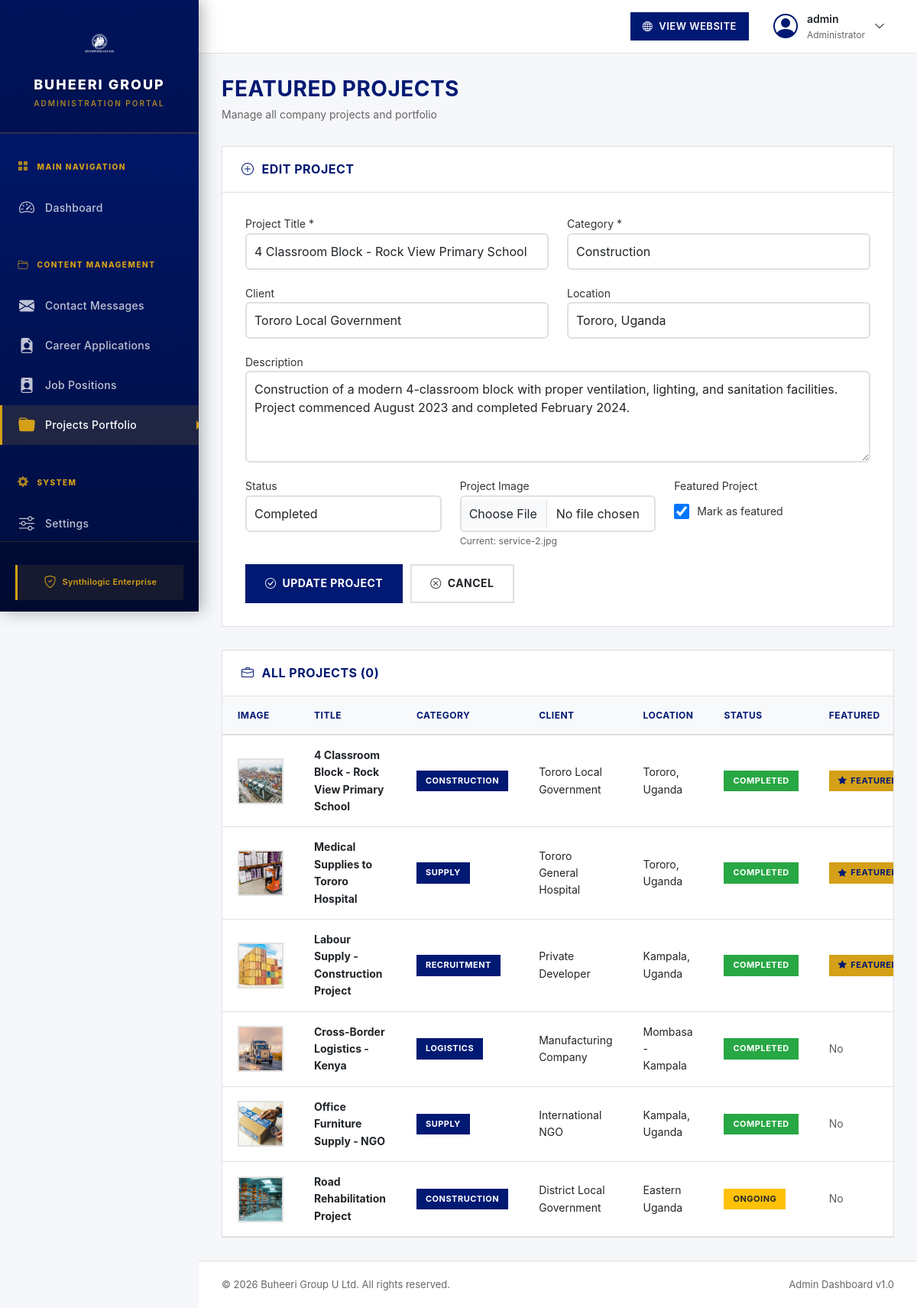
Page /admin/projects.php?edit=1 (signed in) on the committed database.
### tables this page shows
CREATE TABLE projects (
    id INT AUTO_INCREMENT PRIMARY KEY,
    title VARCHAR(255) NOT NULL,
    description TEXT,
    category ENUM('construction', 'supply', 'logistics', 'recruitment', 'general') NOT NULL,
    client VARCHAR(255),
    location VARCHAR(255),
    start_date DATE,
    end_date DATE,
    budget DECIMAL(15,2),
    image_url VARCHAR(500),
    gallery_images TEXT COMMENT 'JSON array of image URLs',
    status ENUM('active', 'completed', 'ongoing', 'inactive') DEFAULT 'active',
    featured BOOLEAN DEFAULT FALSE,
    display_order INT DEFAULT 0,
    created_at TIMESTAMP DEFAULT CURRENT_TIMESTAMP,
    updated_at TIMESTAMP DEFAULT CURRENT_TIMESTAMP ON UPDATE CURRENT_TIMESTAMP,
    INDEX idx_category (category),
    INDEX idx_status (status),
    INDEX idx_featured (featured),
    INDEX idx_order (display_order)
);

### admin/projects.php (the view, shortened to what the rows shown need)
<?php
require_once '../includes/database.php';
$db = new Database();
$editProject = null;
if (isset($_GET['edit']) && $_GET['edit']) {
    $editProject = $db->getProjectById($_GET['edit']);
}
$page = isset($_GET['page']) ? (int)$_GET['page'] : 1;
$perPage = 10;
$projects = $db->getAllProjects($page, $perPage);
?>
<!DOCTYPE html>
<html lang="en">
<head>
    <link href="../assets/vendor/bootstrap/css/bootstrap.min.css" rel="stylesheet">
    <link href="../assets/vendor/bootstrap-icons/bootstrap-icons.css" rel="stylesheet">
    <link href="assets/css/admin.css" rel="stylesheet">
</head>
<body>
    <div class="main-content">
        <div class="content-wrapper">
            <div class="page-header">
                <h1>Featured Projects</h1>
            </div>
            <div class="activity-card" style="margin-bottom: 30px;">
                <div class="card-body" style="padding: 30px;">
                    <form method="POST" action="projects.php" enctype="multipart/form-data">
                        <div class="row">
                            <div class="col-md-6">
                                <div class="form-group" style="margin-bottom: 20px;">
                                    <label>Project Title *</label>
                                    <input type="text" name="title" class="form-control" required
                                           value="<?php echo htmlspecialchars($editProject['title'] ?? ''); ?>"
                                           style="width: 100%; padding: 10px; border: 2px solid #e0e0e0;">
                                </div>
                            </div>
                            <div class="col-md-6">
                                <div class="form-group" style="margin-bottom: 20px;">
                                    <label>Category *</label>
                                    <select name="category" class="form-control" required
                                            style="width: 100%; padding: 10px; border: 2px solid #e0e0e0;">
                                        <option value="construction" <?php echo (isset($editProject['category']) && $editProject['category'] === 'construction') ? 'selected' : ''; ?>>Construction</option>
                                    </select>
                                </div>
                            </div>
                        </div>
                        <div class="row">
                            <div class="col-md-6">
                                <div class="form-group" style="margin-bottom: 20px;">
                                    <label>Client</label>
                                    <input type="text" name="client" class="form-control"
                                           value="<?php echo htmlspecialchars($editProject['client'] ?? ''); ?>"
                                           style="width: 100%; padding: 10px; border: 2px solid #e0e0e0;">
                                </div>
                            </div>
                            <div class="col-md-6">
                                <div class="form-group" style="margin-bottom: 20px;">
                                    <label>Location</label>
                                    <input type="text" name="location" class="form-control"
                                           value="<?php echo htmlspecialchars($editProject['location'] ?? ''); ?>"
                                           style="width: 100%; padding: 10px; border: 2px solid #e0e0e0;">
                                </div>
                            </div>
                        </div>
                        <div class="form-group" style="margin-bottom: 20px;">
                            <label>Description</label>
                            <textarea name="description" class="form-control" rows="4"
                                      style="width: 100%; padding: 10px; border: 2px solid #e0e0e0;"><?php echo htmlspecialchars($editProject['description'] ?? ''); ?></textarea>
                        </div>
                        <div class="row">
                            <div class="col-md-4">
                                <div class="form-group" style="margin-bottom: 20px;">
                                    <label>Status</label>
                                    <select name="status" class="form-control"
                                            style="width: 100%; padding: 10px; border: 2px solid #e0e0e0;">
                                        <option value="completed" <?php echo (isset($editProject['status']) && $editProject['status'] === 'completed') ? 'selected' : ''; ?>>Completed</option>
                                    </select>
                                </div>
                            </div>
                            <div class="col-md-4">
                                <div class="form-group" style="margin-bottom: 20px;">
                                    <label>Project Image</label>
                                    <input type="file" name="image" class="form-control" accept="image/*"
                                           style="width: 100%; padding: 10px; border: 2px solid #e0e0e0;">
                                    <?php if ($editProject && isset($editProject['image_url']) && $editProject['image_url']): ?>
                                        <small style="color: #666;">Current: <?php echo basename($editProject['image_url']); ?></small>
                                    <?php endif; ?>
                                </div>
                            </div>
                            <div class="col-md-4">
                                <div class="form-group" style="margin-bottom: 20px;">
                                    <label style="display: flex; align-items: center; gap: 10px; margin-top: 10px;">
                                        <input type="checkbox" name="featured" value="1"
                                               <?php echo (isset($editProject['featured']) && $editProject['featured']) ? 'checked' : ''; ?>
                                               style="width: 20px; height: 20px;">
                                        <span>Mark as featured</span>
                                    </label>
                                </div>
                            </div>
                        </div>
                    </form>
                </div>
            </div>
            <div class="activity-card">
                <div class="card-body" style="padding: 0;">
                    <?php if (empty($projects)): ?>
                        <div class="no-data">No projects yet.</div>
                    <?php else: ?>
                        <div class="table-responsive">
                            <table class="admin-table">
                                <thead>
                                    <tr>
                                        <th>Image</th>
                                        <th>Title</th>
                                        <th>Category</th>
                                        <th>Client</th>
                                        <th>Location</th>
                                        <th>Status</th>
                                        <th>Featured</th>
                                    </tr>
                                </thead>
                                <tbody>
                                    <?php foreach ($projects as $project): ?>
                                    <tr>
                                        <td>
                                            <?php if (isset($project['image_url']) && $project['image_url']): ?>
                                                <img src="../<?php echo htmlspecialchars($project['image_url']); ?>" alt="Project" class="project-thumb">
                                            <?php else: ?>
                                                <div class="project-thumb-placeholder">
                                                    <i class="bi bi-image"></i>
                                                </div>
                                            <?php endif; ?>
                                        </td>
                                        <td><strong><?php echo htmlspecialchars($project['title']); ?></strong></td>
                                        <td><span class="badge-category"><?php echo ucfirst(htmlspecialchars($project['category'])); ?></span></td>
                                        <td><?php echo htmlspecialchars($project['client'] ?? 'N/A'); ?></td>
                                        <td><?php echo htmlspecialchars($project['location'] ?? 'N/A'); ?></td>
                                        <td>
                                            <?php if (isset($project['status']) && $project['status'] === 'completed'): ?>
                                                <span class="badge-status status-completed">Completed</span>
                                            <?php elseif (isset($project['status']) && $project['status'] === 'ongoing'): ?>
                                                <span class="badge-status status-ongoing">Ongoing</span>
                                            <?php else: ?>
                                                <span class="badge-status status-active">Active</span>
                                            <?php endif; ?>
                                        </td>
                                        <td>
                                            <?php if (isset($project['featured']) && $project['featured']): ?>
                                                <span class="badge-featured"><i class="bi bi-star-fill"></i> Featured</span>
                                            <?php else: ?>
                                                <span class="text-muted">No</span>
                                            <?php endif; ?>
                                        </td>
                                    </tr>
                                    <?php endforeach; ?>
                                </tbody>
                            </table>
                        </div>
                    <?php endif; ?>
                </div>
            </div>
        </div>
    </div>
</body>
</html>

### rows in the picture
projects: title "4 Classroom Block - Rock View Primary School", category "Construction", client "Tororo Local Government", location "Tororo, Uganda", description "Construction of a modern 4-classroom block with proper ventilation, lighting, and sanitation facilities. Project commenced August 2023 and completed February 2024.", status "Completed", image_url "service-2.jpg", featured "☑", image_url (picture), category "CONSTRUCTION", shows "COMPLETED", shows "FEATURED"
projects: image_url (picture), title "Medical Supplies to Tororo Hospital", category "SUPPLY", client "Tororo General Hospital", location "Tororo, Uganda", status "COMPLETED", featured 1 (drawn)
projects: image_url (picture), title "Labour Supply - Construction Project", category "RECRUITMENT", client "Private Developer", location "Kampala, Uganda", status "COMPLETED", featured 1 (drawn)
projects: image_url (picture), title "Cross-Border Logistics - Kenya", category "LOGISTICS", client "Manufacturing Company", location "Mombasa - Kampala", status "COMPLETED", featured "No"
projects: image_url (picture), title "Office Furniture Supply - NGO", category "SUPPLY", client "International NGO", location "Kampala, Uganda", status "COMPLETED", featured "No"
projects: image_url (picture), title "Road Rehabilitation Project", category "CONSTRUCTION", client "District Local Government", location "Eastern Uganda", status "ONGOING", featured "No"

### other values in the picture
$_SESSION['admin_name'] "admin"
$totalProjects "0"
